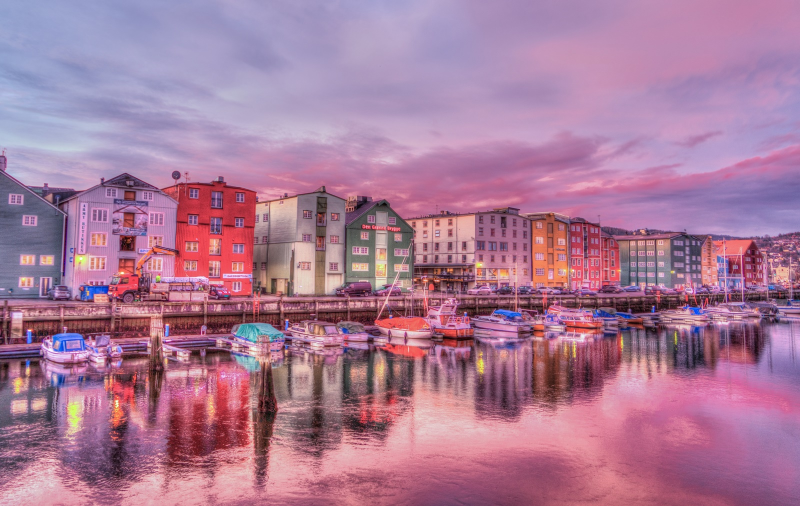
#> input picture test.jpg, 1600 x 1012 px (shown at 1/2 size)
$ python 1-3.py
#> lines starting #> are read from the running program, lines starting #| are printed output that depends on the picture
#讀取檔案之後，把圖形檔縮小為 800x600，並製成負片效果
import cv2

img = cv2.imread("test.jpg")
#> img is the input picture: shape (1012, 1600, 3); mean B, G, R 151.7, 122.5, 169.4
simg = cv2.resize(img, (800, 600))
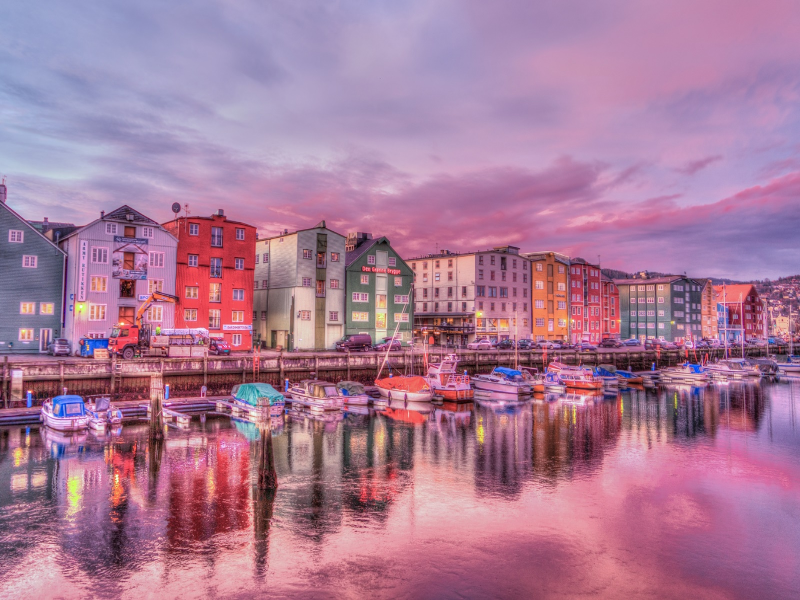
#> simg: shape (600, 800, 3); mean B, G, R 151.6, 122.4, 169.3
print(simg.shape)
#| (600, 800, 3)
cv2.imshow("Origin", simg)
for y in range(simg.shape[0]):     # height
    for x in range(simg.shape[1]): # width
        simg[y][x] = (255-simg[y][x][0], 255-simg[y][x][1], 255-simg[y][x][2])
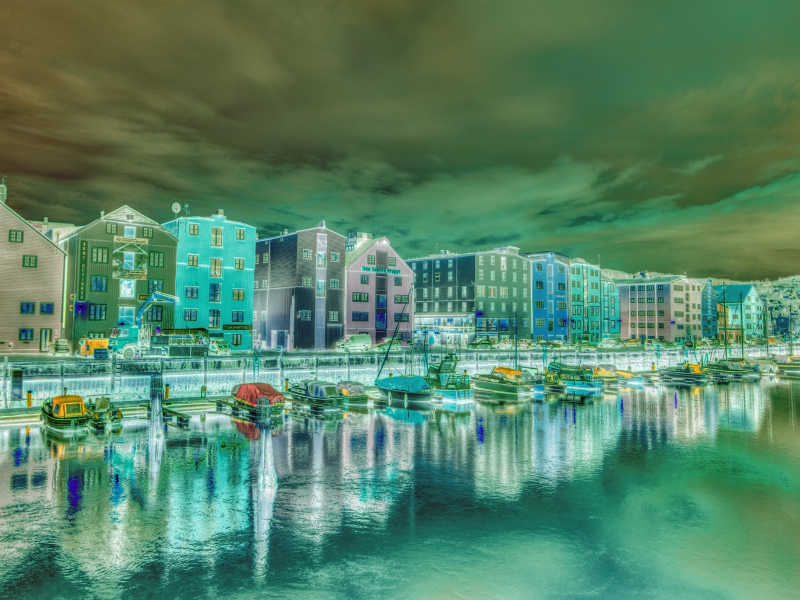
#> simg: shape (600, 800, 3); mean B, G, R 103.4, 132.6, 85.7
cv2.imshow("Negative", simg)
cv2.waitKey(0)
cv2.destroyAllWindows()
